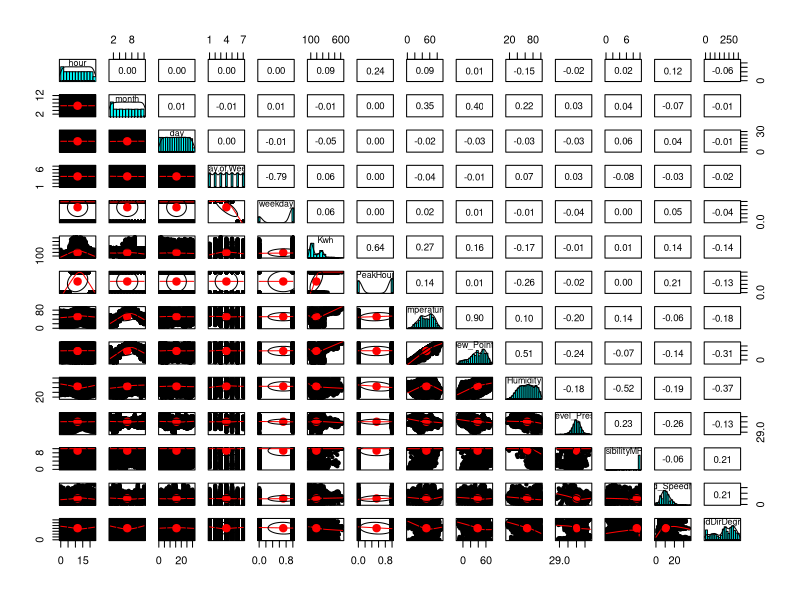
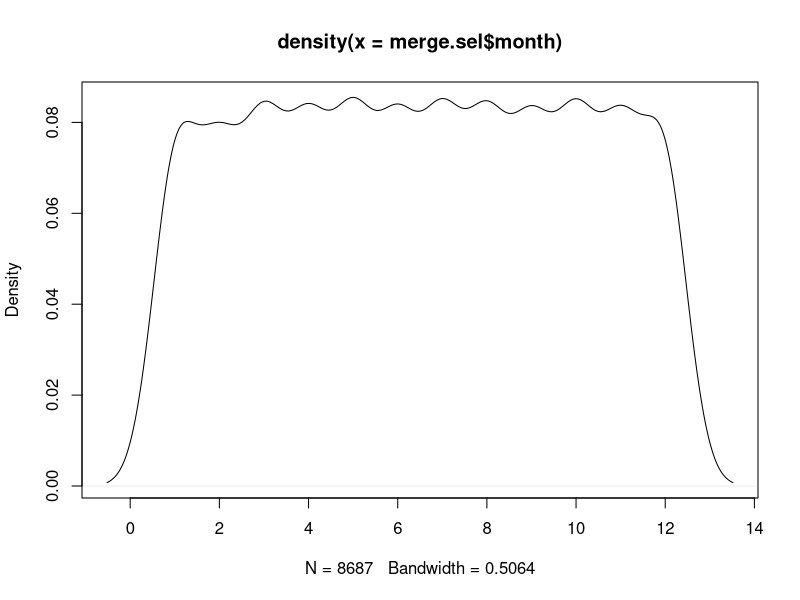
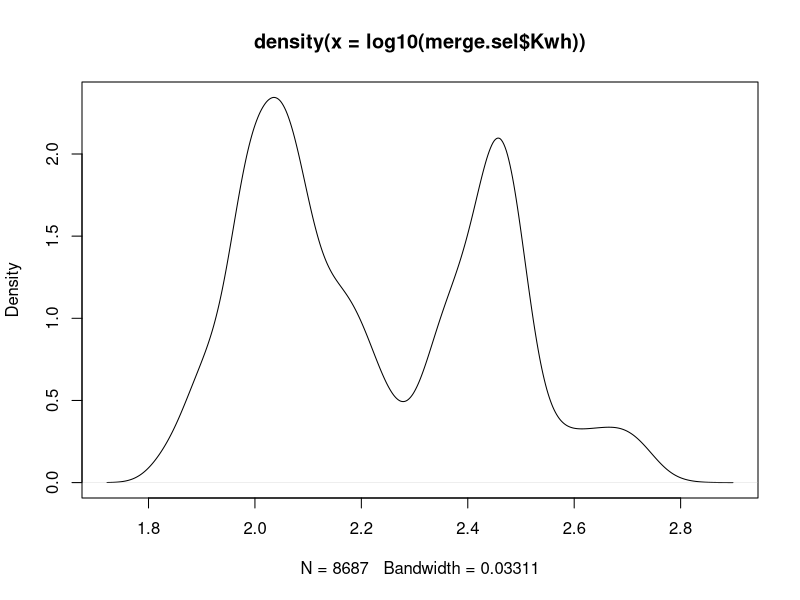
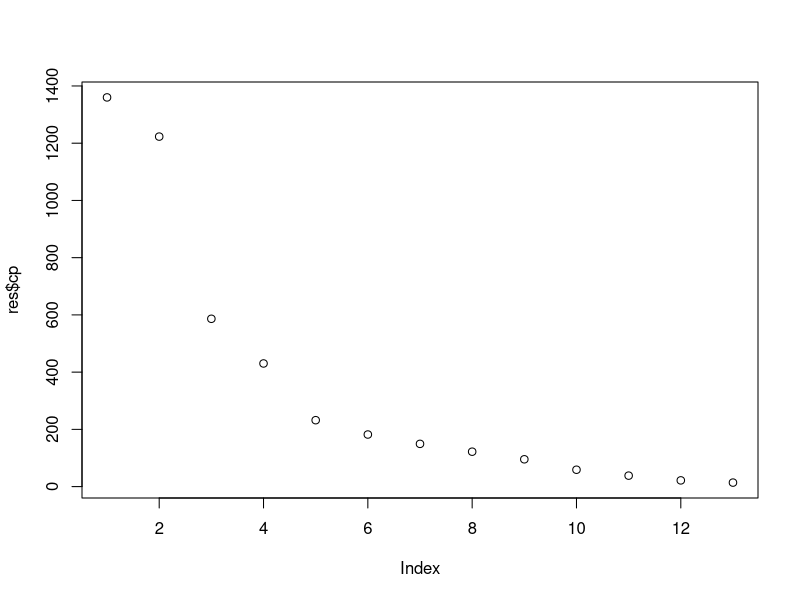
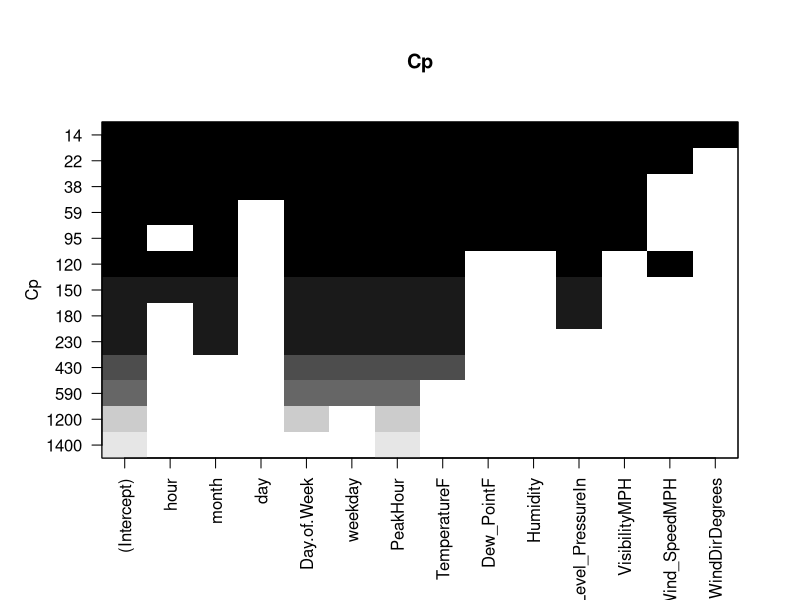
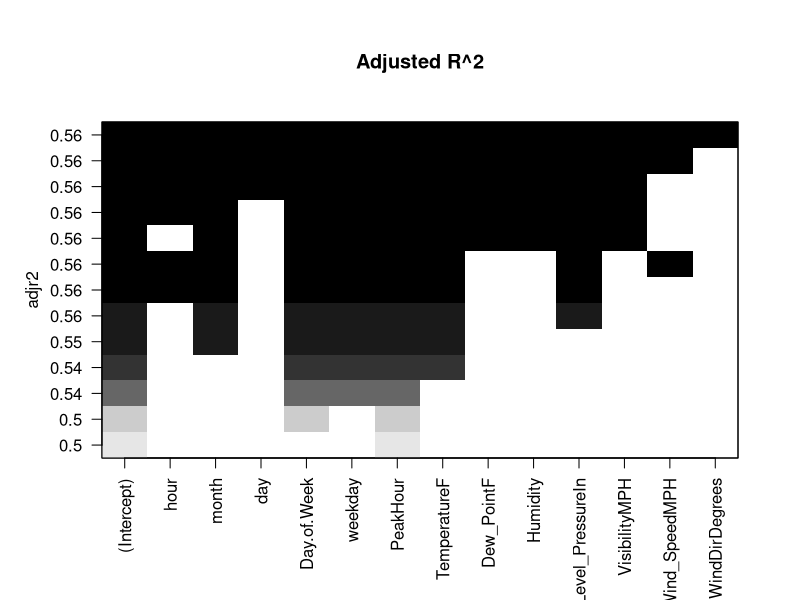
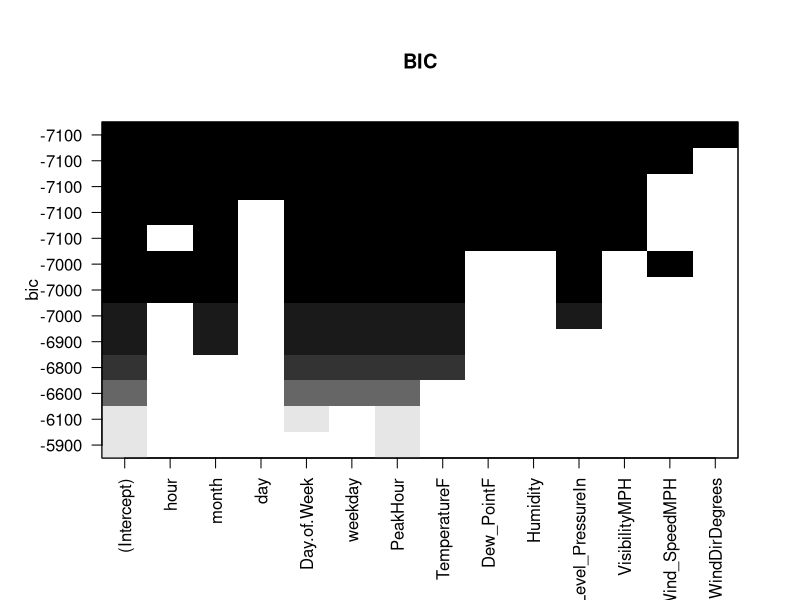
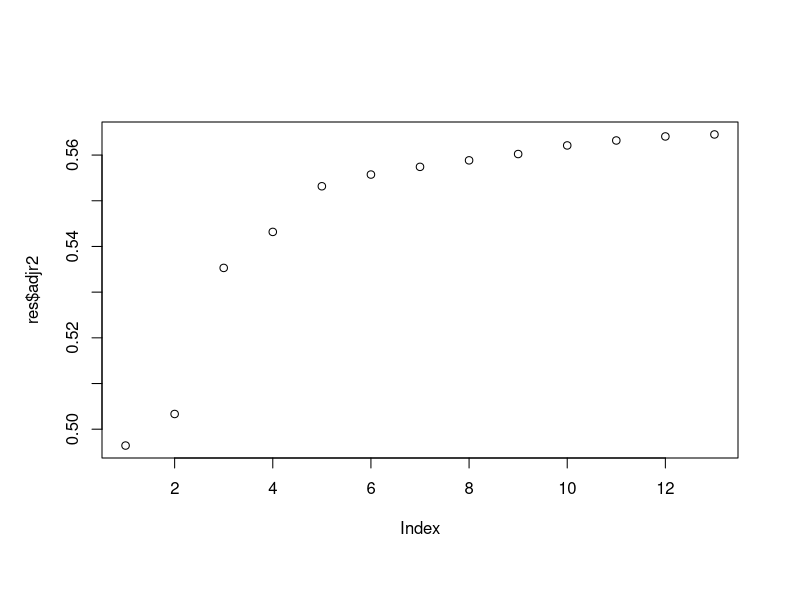

Source code (R) for these figures, in order: (Note: this script raises an error after producing the figures.)
## Remove Categorical variables for now
# 1) Feature Selection - Leaps Library (Exhaustive, Forward, Backward)
# 2) Cross Validation - 
# 3) Apply ML - Get values
# 4) Apply Regularization to check fit of the model (should not be overfit or underfit)
#http://blog.minitab.com/blog/adventures-in-statistics/regression-analysis-tutorial-and-examples
# https://rpubs.com/ryankelly/reg (Linear Model Selection & Regularization)

#####Part 3:
##Testing datahttp://r-statistics.co/Linear-Regression.html for ML
## http://www.statmethods.net/stats/regression.html 
## exhaustive search to select the best feature for the Model
## https://www.ncbi.nlm.nih.gov/pmc/articles/PMC3478798/  --> Weather Prediction

## 
mergeData <- read.csv("MergedData.csv",header = TRUE)
str(mergeData)

require(dplyr)
mergeData <- mergeData %>% select(-c(X,Date,Account,Channel,Units,year))

mergeData$hour <- as.numeric(mergeData$hour)
mergeData$month <- as.numeric(mergeData$month)
mergeData$Day.of.Week <-  as.numeric(mergeData$Day.of.Week)
mergeData$weekday <-  as.numeric(mergeData$weekday)
mergeData$PeakHour <- as.numeric(mergeData$PeakHour)
mergeData$day <- as.numeric(mergeData$day)

str(mergeData)

#mergeData$conidtionsnew <- dummy.code(mergeData$Conditions)
#colnames(new)

merge.sel <- subset(mergeData,select = -c(Conditions,Wind_Direction))




##Checking for non linearity (visually) and transforming the variables
require(psych)
pairs.panels(merge.sel,col="red")
plot(density(merge.sel$month))
plot(density(log10(merge.sel$Kwh))) ##Feature Transformation 

merge.sel$Kwh <- log10(merge.sel$Kwh)


##### Use Leaps library to select features for Multiple Regression
#install.packages("leaps")
## 1) Feature Selection Exhasutive Search
library(leaps)

regsubsets.out <- regsubsets(Kwh ~ ., data = merge.sel, nvmax = 14,method = "exhaustive")
summary(regsubsets.out)
res <- summary(regsubsets.out)

plot(res$cp)
plot(regsubsets.out, scale = "Cp", main = "Cp")
plot(regsubsets.out, scale = "adjr2", main = "Adjusted R^2")
plot(regsubsets.out, scale = "bic", main = "BIC")
plot(res$adjr2)
coef(regsubsets.out,9)
#
#(Intercept)                month          Day.of.Week              weekday 
#         0.769778155         -0.006889214          0.036255448          0.148816158 
#            PeakHour         TemperatureF           Dew_PointF             Humidity 
#         0.305204241         -0.007290945          0.009760529         -0.004888410 
#Sea_Level_PressureIn        VisibilityMPH 
#        0.048695757         -0.006923492 

## 2) Feature Selection Forward Search
library(leaps)

regsubsets.fwd <- regsubsets(Kwh ~ ., data = merge.sel, nvmax = 14,method = "forward")
summary(regsubsets.fwd)
resfwd <- summary(regsubsets.fwd)

plot(resfwd$cp)
plot(regsubsets.fwd, scale = "Cp", main = "Cp")
plot(regsubsets.fwd, scale = "adjr2", main = "Adjusted R^2")
plot(regsubsets.fwd, scale = "bic", main = "BIC")
plot(resfwd$adjr2)
coef(regsubsets.fwd,9)

## 3) Feature Selection Backward Search
library(leaps)

regsubsets.bwd <- regsubsets(Kwh ~ ., data = merge.sel, nvmax = 14,method = "backward")
summary(regsubsets.bwd)
resbwd <- summary(regsubsets.bwd)


plot(regsubsets.bwd, scale = "Cp", main = "Cp")
plot(regsubsets.bwd, scale = "adjr2", main = "Adjusted R^2")
plot(regsubsets.bwd, scale = "bic", main = "BIC")
plot(resbwd$adjr2)
coef(regsubsets.bwd,9)

## 4) Feature Selection Stepwise Search
library(leaps)

regsubsets.bwd <- regsubsets(Kwh ~ ., data = merge.sel, nvmax = 14,method = "seqrep")
summary(regsubsets.bwd)
resbwd <- summary(regsubsets.bwd)

plot(resbwd$cp)
plot(regsubsets.bwd, scale = "Cp", main = "Cp")
plot(regsubsets.bwd, scale = "adjr2", main = "Adjusted R^2")
plot(regsubsets.bwd, scale = "bic", main = "BIC")
plot(resbwd$adjr2)
coef(regsubsets.bwd,9)


####
regsubsets.bwd <- regsubsets(Kwh ~ ., data = merge.sel, nvmax = 14,method = c("exhaustive","backward", "forward", "seqrep"))
summary(regsubsets.bwd)
resbwd <- summary(regsubsets.bwd)

plot(resbwd$cp)
plot(regsubsets.bwd, scale = "Cp", main = "Cp")
plot(regsubsets.bwd, scale = "adjr2", main = "Adjusted R^2")
plot(regsubsets.bwd, scale = "bic", main = "BIC")
plot(resbwd$adjr2)
coef(regsubsets.bwd,9)
####
### Develop a linear model
#   The model will be built using the training sample of the data
#   The model will be vaildated using the validation sample of the data

# Split the data into training and validation samples
# We will use (train.size)% for training and (100-train.size)% for validation

set.seed(2017)
train.size <- 0.8
train.index <- sample.int(length(merge.sel$Kwh),round(length(merge.sel$Kwh)*train.size))
train.sample <- merge.sel[train.index,]
train.val <- merge.sel[-train.index,]


### Multiple regression model uses a simple formula:
#     Kwh = B0 + B1xTemperatureF + B2xPeakHour + B3xDew_PointF
#
# We will perform additional tests on training data

# We will use a stepwise selection of variables by backward elimination
# we will consider all possible canidate variables and eliminate one at a time


### Fit the model (1)
fit <- lm(Kwh ~ weekday + PeakHour + TemperatureF + Dew_PointF + Humidity + Sea_Level_PressureIn
          + VisibilityMPH + Wind_SpeedMPH + WindDirDegrees + Day.of.Week + hour, data = train.sample)

summary(fit) #R2=55.46% Adj R = 55.39%

##Diagnostic plots provide checks for heteroscedasticity, normality, and influential observerations
layout(matrix(c(1,2,3,4),2,2))
plot(fit) # read from http://data.library.virginia.edu/diagnostic-plots/ about the plots and put in the report

# Lets check the distribution of errors around the model
require(car)
car::crPlots(fit)


### Fit the model (2)
## Keeping only Dichotomous and numeric variables
fit <- lm(Kwh ~ weekday + PeakHour + TemperatureF + Dew_PointF + Humidity + Sea_Level_PressureIn
          + VisibilityMPH + Wind_SpeedMPH + WindDirDegrees, data = train.sample)

summary(fit) #R2=55.46% Adj R = 55.39%

##Diagnostic plots provide checks for heteroscedasticity, normality, and influential observerations
layout(matrix(c(1,2,3,4),2,2))
plot(fit)

# Lets check the distribution of errors around the model
car::crPlots(fit)



set.seed(7)
library(caret)
library(plyr)
library(dplyr)
library(randomForest)
# define the control using a random forest selection function
control <- rfeControl(functions=rfFuncs, method="cv", number=10)
# run the RFE algorithm
results <- rfe(mergeData[,c(9,10,12,13,14,15,16,17,18,19,20,21)], mergeData[,11], sizes=c(1:8), rfeControl=control)
# summarize the results
print(results)
# list the chosen features
predictors(results)
# plot the results
plot(results, type=c("g", "o"))





library(car)
layout(matrix(1:2, ncol = 2))
## Adjusted R2
res.legend <-
  subsets(regsubsets.out, statistic="adjr2", legend = FALSE, min.size = 4, main = "Adjusted R^2")
## Mallow Cp
res.legend <-
  subsets(regsubsets.out, statistic="cp", legend = FALSE, min.size = 5, main = "Mallow Cp")
abline(a = 1, b = 1, lty = 2)

cor(mergeData$Kwh,mergeData$PeakHour)
plot(mergeData$Kwh,mergeData$PeakHour)
scatter.smooth(x=mergeData$Kwh, y=mergeData$PeakHour, main="Kwh ~ PeakHour")
linearMod <- lm(Kwh ~ PeakHour, data = mergeData)
summary(linearMod)
print(linearMod)
